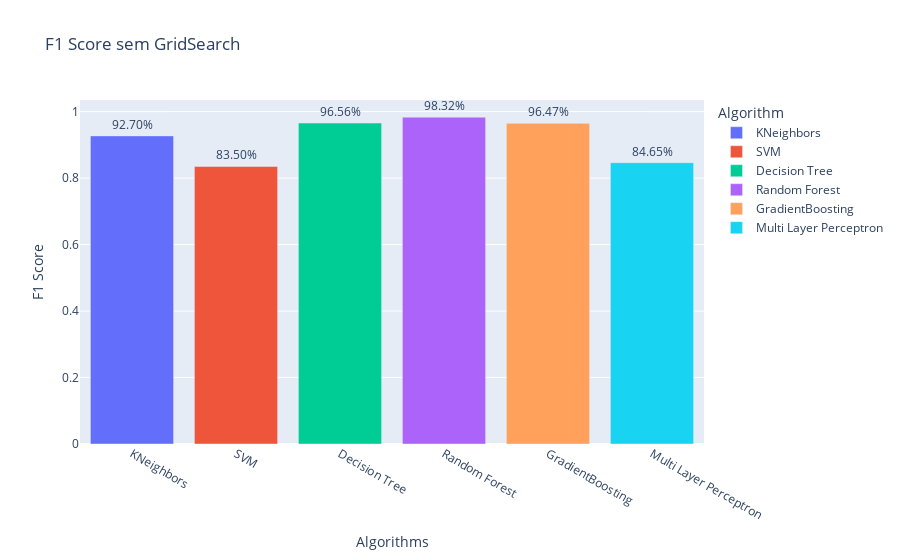

Notebook code for this chart:
### Code cell
f1_list = []
for i in train_list:
    y_pred_test = i.predict(X_test)
    f1_list.append(metrics.f1_score(y_test, y_pred_test))

hist_graph(y=f1_list,title='F1 Score sem GridSearch')

### Figure 1 — Plotly figure (JSON) as saved in the notebook; plotly's stock layout.template omitted (floating-point values rounded to 4 significant figures)
{"data": [{"alignmentgroup": "True", "hovertemplate": "Algorithm=KNeighbors<br>Algorithms=%{x}<br>F1 Score=%{y}<br>text=%{text}<extra></extra>", "legendgroup": "KNeighbors", "marker": {"color": "#636efa"}, "name": "KNeighbors", "offsetgroup": "KNeighbors", "orientation": "v", "showlegend": true, "text": [0.927], "textposition": "outside", "texttemplate": "%{text:.2%}", "type": "bar", "x": ["KNeighbors"], "xaxis": "x", "y": [0.927], "yaxis": "y"}, {"alignmentgroup": "True", "hovertemplate": "Algorithm=SVM<br>Algorithms=%{x}<br>F1 Score=%{y}<br>text=%{text}<extra></extra>", "legendgroup": "SVM", "marker": {"color": "#EF553B"}, "name": "SVM", "offsetgroup": "SVM", "orientation": "v", "showlegend": true, "text": [0.835], "textposition": "outside", "texttemplate": "%{text:.2%}", "type": "bar", "x": ["SVM"], "xaxis": "x", "y": [0.835], "yaxis": "y"}, {"alignmentgroup": "True", "hovertemplate": "Algorithm=Decision Tree<br>Algorithms=%{x}<br>F1 Score=%{y}<br>text=%{text}<extra></extra>", "legendgroup": "Decision Tree", "marker": {"color": "#00cc96"}, "name": "Decision Tree", "offsetgroup": "Decision Tree", "orientation": "v", "showlegend": true, "text": [0.9656], "textposition": "outside", "texttemplate": "%{text:.2%}", "type": "bar", "x": ["Decision Tree"], "xaxis": "x", "y": [0.9656], "yaxis": "y"}, {"alignmentgroup": "True", "hovertemplate": "Algorithm=Random Forest<br>Algorithms=%{x}<br>F1 Score=%{y}<br>text=%{text}<extra></extra>", "legendgroup": "Random Forest", "marker": {"color": "#ab63fa"}, "name": "Random Forest", "offsetgroup": "Random Forest", "orientation": "v", "showlegend": true, "text": [0.9832], "textposition": "outside", "texttemplate": "%{text:.2%}", "type": "bar", "x": ["Random Forest"], "xaxis": "x", "y": [0.9832], "yaxis": "y"}, {"alignmentgroup": "True", "hovertemplate": "Algorithm=GradientBoosting<br>Algorithms=%{x}<br>F1 Score=%{y}<br>text=%{text}<extra></extra>", "legendgroup": "GradientBoosting", "marker": {"color": "#FFA15A"}, "name": "GradientBoosting", "offsetgroup": "GradientBoosting", "orientation": "v", "showlegend": true, "text": [0.9647], "textposition": "outside", "texttemplate": "%{text:.2%}", "type": "bar", "x": ["GradientBoosting"], "xaxis": "x", "y": [0.9647], "yaxis": "y"}, {"alignmentgroup": "True", "hovertemplate": "Algorithm=Multi Layer Perceptron<br>Algorithms=%{x}<br>F1 Score=%{y}<br>text=%{text}<extra></extra>", "legendgroup": "Multi Layer Perceptron", "marker": {"color": "#19d3f3"}, "name": "Multi Layer Perceptron", "offsetgroup": "Multi Layer Perceptron", "orientation": "v", "showlegend": true, "text": [0.8465], "textposition": "outside", "texttemplate": "%{text:.2%}", "type": "bar", "x": ["Multi Layer Perceptron"], "xaxis": "x", "y": [0.8465], "yaxis": "y"}], "layout": {"barmode": "relative", "legend": {"title": {"text": "Algorithm"}, "tracegroupgap": 0}, "title": {"text": "F1 Score sem GridSearch"}, "xaxis": {"anchor": "y", "domain": [0, 1], "title": {"text": "Algorithms"}}, "yaxis": {"anchor": "x", "domain": [0, 1], "title": {"text": "F1 Score"}}}}
